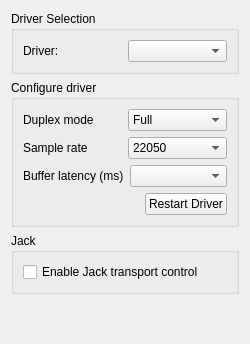
<ui version="4.0" >
 <class>AudioDriverConfigPage</class>
 <widget class="QWidget" name="AudioDriverConfigPage" >
  <property name="geometry" >
   <rect>
    <x>0</x>
    <y>0</y>
    <width>250</width>
    <height>344</height>
   </rect>
  </property>
  <property name="windowTitle" >
   <string>Form</string>
  </property>
  <layout class="QVBoxLayout" >
   <item>
    <widget class="QGroupBox" name="groupBox" >
     <property name="title" >
      <string>Driver Selection</string>
     </property>
     <layout class="QHBoxLayout" >
      <item>
       <widget class="QLabel" name="label" >
        <property name="text" >
         <string>Driver:</string>
        </property>
       </widget>
      </item>
      <item>
       <widget class="QComboBox" name="driverCombo" />
      </item>
     </layout>
    </widget>
   </item>
   <item>
    <widget class="QGroupBox" name="driverConfigGroupBox" >
     <property name="title" >
      <string>Configure driver</string>
     </property>
     <layout class="QVBoxLayout" >
      <item>
       <layout class="QHBoxLayout" >
        <property name="spacing" >
         <number>6</number>
        </property>
        <property name="margin" >
         <number>0</number>
        </property>
        <item>
         <widget class="QLabel" name="label_2" >
          <property name="toolTip" >
           <string>&lt;html>&lt;head>&lt;meta name="qrichtext" content="1" />&lt;style type="text/css">
p, li { white-space: pre-wrap; }
&lt;/style>&lt;/head>&lt;body style=" font-family:'Sans Serif'; font-size:9pt; font-weight:400; font-style:normal; text-decoration:none;">
&lt;p style=" margin-top:0px; margin-bottom:0px; margin-left:0px; margin-right:0px; -qt-block-indent:0; text-indent:0px;">&lt;span style=" font-weight:600;">Duplex mode:&lt;/span>&lt;/p>
&lt;p style=" margin-top:0px; margin-bottom:0px; margin-left:0px; margin-right:0px; -qt-block-indent:0; text-indent:0px;">Defines if both the Playback and Capture buses &lt;/p>
&lt;p style=" margin-top:0px; margin-bottom:0px; margin-left:0px; margin-right:0px; -qt-block-indent:0; text-indent:0px;">of your soundcard are to be used, &lt;/p>
&lt;p style=" margin-top:0px; margin-bottom:0px; margin-left:0px; margin-right:0px; -qt-block-indent:0; text-indent:0px;">or only the Playback or Capture bus(es).&lt;/p>&lt;/body>&lt;/html></string>
          </property>
          <property name="text" >
           <string>Duplex mode</string>
          </property>
         </widget>
        </item>
        <item>
         <widget class="QComboBox" name="duplexComboBox" >
          <item>
           <property name="text" >
            <string>Full</string>
           </property>
          </item>
          <item>
           <property name="text" >
            <string>Playback</string>
           </property>
          </item>
          <item>
           <property name="text" >
            <string>Capture</string>
           </property>
          </item>
         </widget>
        </item>
       </layout>
      </item>
      <item>
       <layout class="QHBoxLayout" >
        <property name="spacing" >
         <number>6</number>
        </property>
        <property name="margin" >
         <number>0</number>
        </property>
        <item>
         <widget class="QLabel" name="label_2_2" >
          <property name="toolTip" >
           <string>&lt;html>&lt;head>&lt;meta name="qrichtext" content="1" />&lt;style type="text/css">
p, li { white-space: pre-wrap; }
&lt;/style>&lt;/head>&lt;body style=" font-family:'Sans Serif'; font-size:9pt; font-weight:400; font-style:normal; text-decoration:none;">
&lt;p style=" margin-top:0px; margin-bottom:0px; margin-left:0px; margin-right:0px; -qt-block-indent:0; text-indent:0px;">&lt;span style=" font-weight:600;">Sample rate:&lt;/span>&lt;/p>
&lt;p style=" margin-top:0px; margin-bottom:0px; margin-left:0px; margin-right:0px; -qt-block-indent:0; text-indent:0px;">The sample rate used by the audio card.&lt;/p>
&lt;p style="-qt-paragraph-type:empty; margin-top:0px; margin-bottom:0px; margin-left:0px; margin-right:0px; -qt-block-indent:0; text-indent:0px;">&lt;/p>
&lt;p style=" margin-top:0px; margin-bottom:0px; margin-left:0px; margin-right:0px; -qt-block-indent:0; text-indent:0px;">New projects will use this samplerate as &lt;/p>
&lt;p style=" margin-top:0px; margin-bottom:0px; margin-left:0px; margin-right:0px; -qt-block-indent:0; text-indent:0px;">the project's sample rate on creation.&lt;/p>&lt;/body>&lt;/html></string>
          </property>
          <property name="text" >
           <string>Sample rate</string>
          </property>
         </widget>
        </item>
        <item>
         <widget class="QComboBox" name="rateComboBox" >
          <item>
           <property name="text" >
            <string>22050</string>
           </property>
          </item>
          <item>
           <property name="text" >
            <string>32000</string>
           </property>
          </item>
          <item>
           <property name="text" >
            <string>44100</string>
           </property>
          </item>
          <item>
           <property name="text" >
            <string>48000</string>
           </property>
          </item>
          <item>
           <property name="text" >
            <string>88200</string>
           </property>
          </item>
          <item>
           <property name="text" >
            <string>96000</string>
           </property>
          </item>
         </widget>
        </item>
       </layout>
      </item>
      <item>
       <layout class="QHBoxLayout" >
        <property name="spacing" >
         <number>6</number>
        </property>
        <property name="margin" >
         <number>0</number>
        </property>
        <item>
         <widget class="QLabel" name="label_7" >
          <property name="toolTip" >
           <string>&lt;html>&lt;head>&lt;meta name="qrichtext" content="1" />&lt;style type="text/css">
p, li { white-space: pre-wrap; }
&lt;/style>&lt;/head>&lt;body style=" font-family:'Sans Serif'; font-size:9pt; font-weight:400; font-style:normal; text-decoration:none;">
&lt;p style=" margin-top:0px; margin-bottom:0px; margin-left:0px; margin-right:0px; -qt-block-indent:0; text-indent:0px;">&lt;span style=" font-weight:600;">Buffer latency:&lt;/span>&lt;/p>
&lt;p style=" margin-top:0px; margin-bottom:0px; margin-left:0px; margin-right:0px; -qt-block-indent:0; text-indent:0px;">The latency introduced by the size of the audio buffers.&lt;/p>
&lt;p style="-qt-paragraph-type:empty; margin-top:0px; margin-bottom:0px; margin-left:0px; margin-right:0px; -qt-block-indent:0; text-indent:0px;">&lt;/p>
&lt;p style=" margin-top:0px; margin-bottom:0px; margin-left:0px; margin-right:0px; -qt-block-indent:0; text-indent:0px;">Some people need low latencies, if you don't need it, &lt;/p>
&lt;p style=" margin-top:0px; margin-bottom:0px; margin-left:0px; margin-right:0px; -qt-block-indent:0; text-indent:0px;">or don't know what it means, please leave the default setting!&lt;/p>&lt;/body>&lt;/html></string>
          </property>
          <property name="text" >
           <string>Buffer latency (ms)</string>
          </property>
         </widget>
        </item>
        <item>
         <widget class="QComboBox" name="latencyComboBox" />
        </item>
       </layout>
      </item>
      <item>
       <layout class="QHBoxLayout" >
        <item>
         <spacer>
          <property name="orientation" >
           <enum>Qt::Horizontal</enum>
          </property>
          <property name="sizeHint" stdset="0" >
           <size>
            <width>40</width>
            <height>20</height>
           </size>
          </property>
         </spacer>
        </item>
        <item>
         <widget class="QPushButton" name="restartDriverButton" >
          <property name="text" >
           <string>Restart Driver</string>
          </property>
         </widget>
        </item>
       </layout>
      </item>
     </layout>
    </widget>
   </item>
   <item>
    <widget class="QGroupBox" name="jackGroupBox" >
     <property name="title" >
      <string>Jack</string>
     </property>
     <layout class="QVBoxLayout" >
      <property name="spacing" >
       <number>6</number>
      </property>
      <property name="margin" >
       <number>9</number>
      </property>
      <item>
       <widget class="QCheckBox" name="jackTransportCheckBox" >
        <property name="text" >
         <string>Enable Jack transport control</string>
        </property>
       </widget>
      </item>
     </layout>
    </widget>
   </item>
   <item>
    <spacer>
     <property name="orientation" >
      <enum>Qt::Vertical</enum>
     </property>
     <property name="sizeHint" stdset="0" >
      <size>
       <width>20</width>
       <height>40</height>
      </size>
     </property>
    </spacer>
   </item>
  </layout>
 </widget>
 <resources/>
 <connections/>
</ui>
